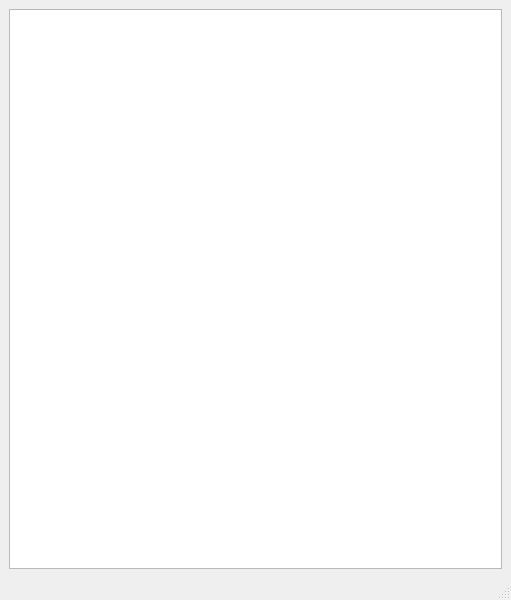
<?xml version="1.0" encoding="UTF-8"?>
<ui version="4.0">
 <class>MainWindow</class>
 <widget class="QMainWindow" name="MainWindow">
  <property name="geometry">
   <rect>
    <x>0</x>
    <y>0</y>
    <width>511</width>
    <height>600</height>
   </rect>
  </property>
  <property name="windowTitle">
   <string>MainWindow</string>
  </property>
  <widget class="QWidget" name="centralwidget">
   <layout class="QVBoxLayout" name="verticalLayout">
    <item>
     <widget class="QListView" name="listView">
      <property name="styleSheet">
       <string notr="true">QListView::item
{
	background-color: #ffffff;
	height: 40px;
}

QListView::item:hover
{
	background-color: #1677ff;
	color: black;
}

QListView::item:selected
{
	background-color: #4096ff;
	color: black;
}</string>
      </property>
     </widget>
    </item>
   </layout>
  </widget>
  <widget class="QMenuBar" name="menubar">
   <property name="geometry">
    <rect>
     <x>0</x>
     <y>0</y>
     <width>511</width>
     <height>20</height>
    </rect>
   </property>
  </widget>
  <widget class="QStatusBar" name="statusbar"/>
 </widget>
 <resources/>
 <connections/>
</ui>
